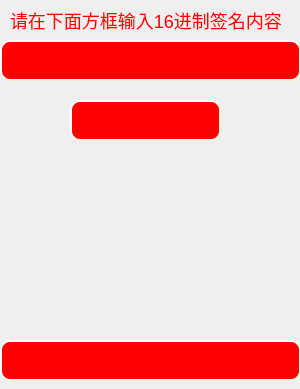
<?xml version="1.0" encoding="UTF-8"?>
<ui version="4.0">
 <class>Dialog2</class>
 <widget class="QDialog" name="Dialog2">
  <property name="geometry">
   <rect>
    <x>0</x>
    <y>0</y>
    <width>300</width>
    <height>389</height>
   </rect>
  </property>
  <property name="windowTitle">
   <string>Dialog</string>
  </property>
  <property name="styleSheet">
   <string notr="true">background-image: url(:/new/images/images/1.jpg);</string>
  </property>
  <widget class="QLabel" name="label">
   <property name="geometry">
    <rect>
     <x>10</x>
     <y>10</y>
     <width>301</width>
     <height>21</height>
    </rect>
   </property>
   <property name="styleSheet">
    <string notr="true">font-size:18px;
color:red;</string>
   </property>
   <property name="text">
    <string>请在下面方框输入16进制签名内容</string>
   </property>
  </widget>
  <widget class="QLineEdit" name="lineEdit">
   <property name="geometry">
    <rect>
     <x>0</x>
     <y>40</y>
     <width>301</width>
     <height>41</height>
    </rect>
   </property>
   <property name="styleSheet">
    <string notr="true">background-color: red;
background-image: url(:/new/images/images/1.fw.png);
    border-style: outset;
    border-width: 2px;
    border-radius: 10px;
    border-color: beige;
    font: bold 22px;
    padding: 6px;
    color:red;</string>
   </property>
  </widget>
  <widget class="QLineEdit" name="lineEdit_2">
   <property name="geometry">
    <rect>
     <x>0</x>
     <y>340</y>
     <width>301</width>
     <height>41</height>
    </rect>
   </property>
   <property name="styleSheet">
    <string notr="true">background-color: red;
background-image: url(:/new/images/images/1.fw.png);
    border-style: outset;
    border-width: 2px;
    border-radius: 10px;
    border-color: beige;
    font: bold 22px;
    padding: 6px;
    color:red;</string>
   </property>
  </widget>
  <widget class="QPushButton" name="pushButton">
   <property name="geometry">
    <rect>
     <x>70</x>
     <y>100</y>
     <width>151</width>
     <height>41</height>
    </rect>
   </property>
   <property name="styleSheet">
    <string notr="true">background-color: red;
background-image: url(:/new/images/images/1.fw.png);
    border-style: outset;
    border-width: 2px;
    border-radius: 10px;
    border-color: beige;
    font: bold 22px;
    padding: 6px;
    color:red;</string>
   </property>
   <property name="text">
    <string>进行签名</string>
   </property>
  </widget>
 </widget>
 <resources/>
 <connections/>
</ui>
